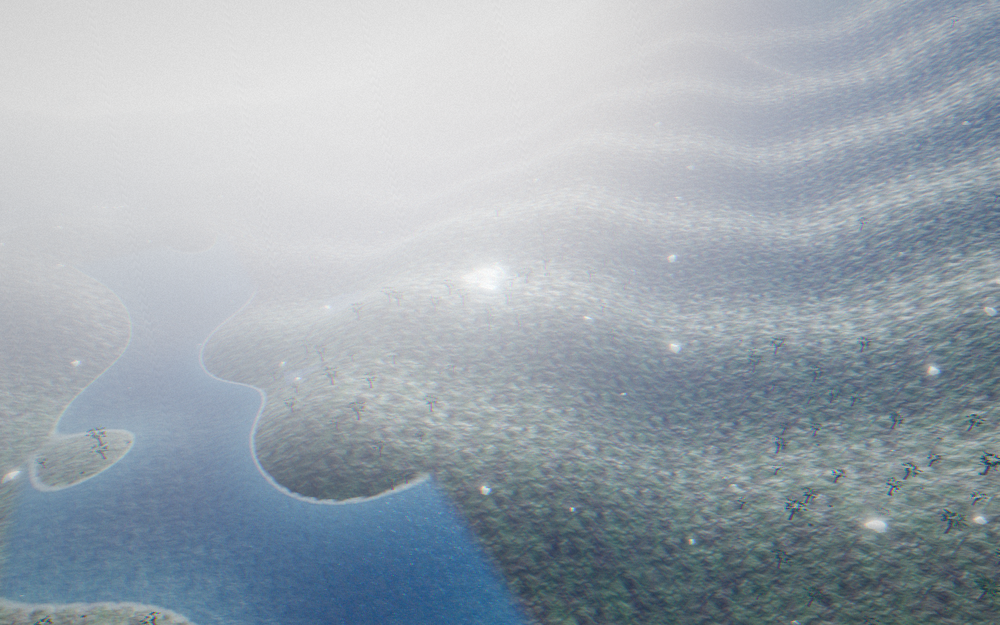
#> input picture docs/verification/phase-10/p10_cf_overview_day.png, 1000 x 625 px, shrunk from 1280 x 800 before the run, found by its file name
$ python p10_gate_audit.py
#> lines starting #> are read from the running program, lines starting #| are printed output that depends on the picture
#!/usr/bin/env python3
"""Phase 10 §8.3 gate audit — V-REG1 (cloud forest + high sierra dressing).

Per capture: clipped whites >254.5 (gate 2%, sun-disk exempt), crushed
blacks <10 (gate 10%, night exempt).

Phase 10 changed region dressing only (no post, no light rig):
  - cloud forest: §2.2 vocabulary added (rope bridge, broadleaf cards, moss,
    orchids, fallen logs, cliff flanks); pit re-materialed humus (was ashlar).
  - high sierra: §2.3 vocabulary (cairns, lichen, retaining walls, stone-lined
    channel, pottery, condor); ROGUE DirectionalLight(1.5) REMOVED (double sun).
  - J7 determinism: all region Math.random() -> seeded Mulberry32.
Expected effects under audit: hs rows darken slightly (second sun removed);
cf rows ~unchanged in energy (additive dressing only). Determinism pairs
should be near-identical up to documented scene-level motion clusters
(condor orbit + foliage wind phase, same precedent as p9).
"""
import numpy as np
from PIL import Image

D = "shots/"

def load(f):
#> called with f = 'p10_cf_overview_day.png'
    im = np.asarray(Image.open(D + f).convert("RGB"), dtype=np.float32)
    h, w, _ = im.shape
#> h = 625; w = 1000
    l = 0.2126 * im[..., 0] + 0.7152 * im[..., 1] + 0.0722 * im[..., 2]
    return im, l, h, w

def gate(name, f, night=False, note=""):
    try:
        im, l, h, w = load(f)
#> h = 625; w = 1000
    except FileNotFoundError:
        print(f"{name:26s} MISSING {f}"); return False
    clip = (l > 254.5).sum() / (h * w) * 100
#> clip = 0
    crush = (l < 10).sum() / (h * w) * 100
#> crush = 0
    ok = (clip <= 2.0 or night) and (crush <= 10.0 or night)
#> ok = True
    verdict = "PASS" if ok else "FAIL"
#> verdict = 'PASS'
    print(f"{name:26s} clip={clip:6.3f}%  crush={crush:6.2f}%  meanL={l.mean():6.1f}  {verdict}  {note}")
#| cf_overview_day            clip= 0.000%  crush=  0.00%  meanL= 166.2  PASS
    return ok

def ab(name, fa, fb, thresh=8.0, expect="move", note=""):
    try:
        _, la, ha, wa = load(fa)
        _, lb, hb, wb = load(fb)
    except FileNotFoundError as e:
        print(f"{name:26s} MISSING {e}"); return False
    if (ha, wa) != (hb, wb):
        print(f"{name:26s} SIZE MISMATCH"); return False
    d = np.abs(la - lb)
    n = d.size
    pct = (d > thresh).sum() / n * 100
    mean = d.mean()
    if expect == "move":
        ok = pct > 0.05
    else:  # confined (documented scene-level motion clusters only)
        ok = pct < 0.05
    verdict = "PASS" if ok else "FAIL"
    print(f"{name:26s} diff>{thresh:g}: {pct:6.3f}%  mean|d|={mean:5.2f}  {verdict}  {note}")
    return ok

ok = True
print("== §8.3 clip/crush gates — cloud forest (§2.2 dressing pass) ==")
ok &= gate("cf_overview_day",       "p10_cf_overview_day.png")
#> ok = True
ok &= gate("cf_overview_dawn",      "p10_cf_overview_dawn.png")
#> call 2 of load, with f = 'p10_cf_overview_dawn.png'
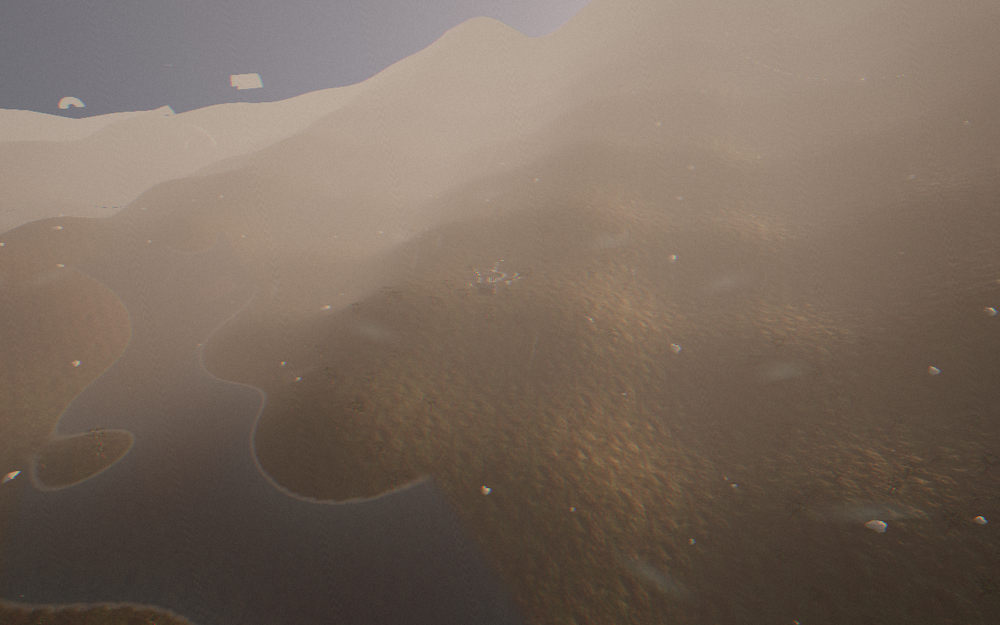
#> input picture docs/verification/phase-10/p10_cf_overview_dawn.png, 1000 x 625 px, shrunk from 1280 x 800 before the run, found by its file name
#| cf_overview_dawn           clip= 0.000%  crush=  0.00%  meanL= 108.0  PASS
ok &= gate("cf_excavated_ruin_day", "p10_cf_excavated_ruin_day.png")
#> call 3 of load, with f = 'p10_cf_excavated_ruin_day.png'
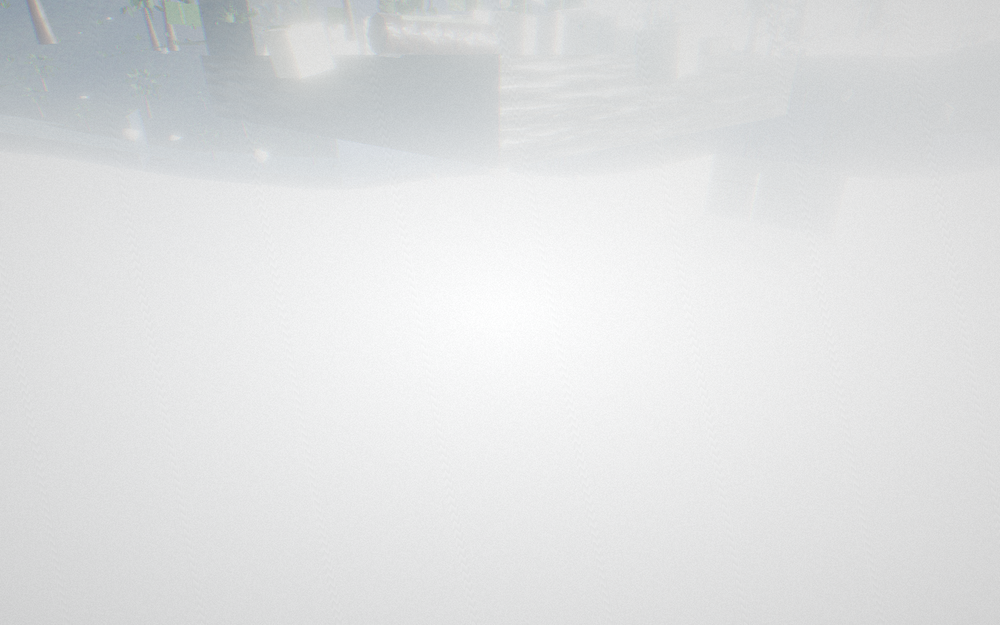
#> input picture docs/verification/phase-10/p10_cf_excavated_ruin_day.png, 1000 x 625 px, shrunk from 1280 x 800 before the run, found by its file name
#| cf_excavated_ruin_day      clip= 0.029%  crush=  0.00%  meanL= 224.4  PASS
ok &= gate("cf_lower_blockade_dawn","p10_cf_lower_blockade_dawn.png")
#> call 4 of load, with f = 'p10_cf_lower_blockade_dawn.png'
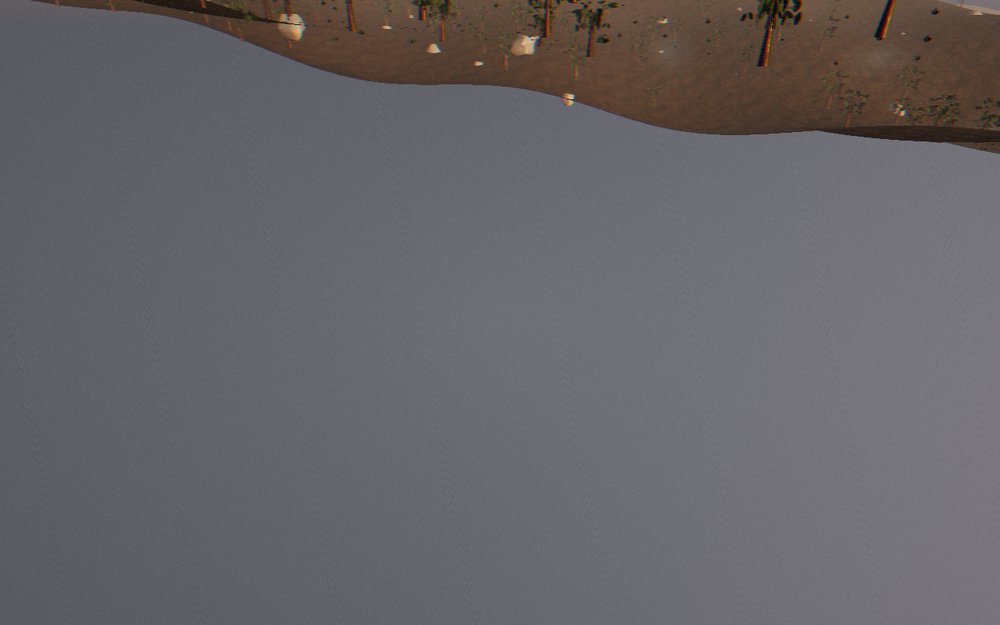
#> input picture docs/verification/phase-10/p10_cf_lower_blockade_dawn.png, 1000 x 625 px, shrunk from 1280 x 800 before the run, found by its file name
#| cf_lower_blockade_dawn     clip= 0.000%  crush=  0.01%  meanL= 100.6  PASS
ok &= gate("cf_cliff_staircase_day","p10_cf_cliff_staircase_day.png")
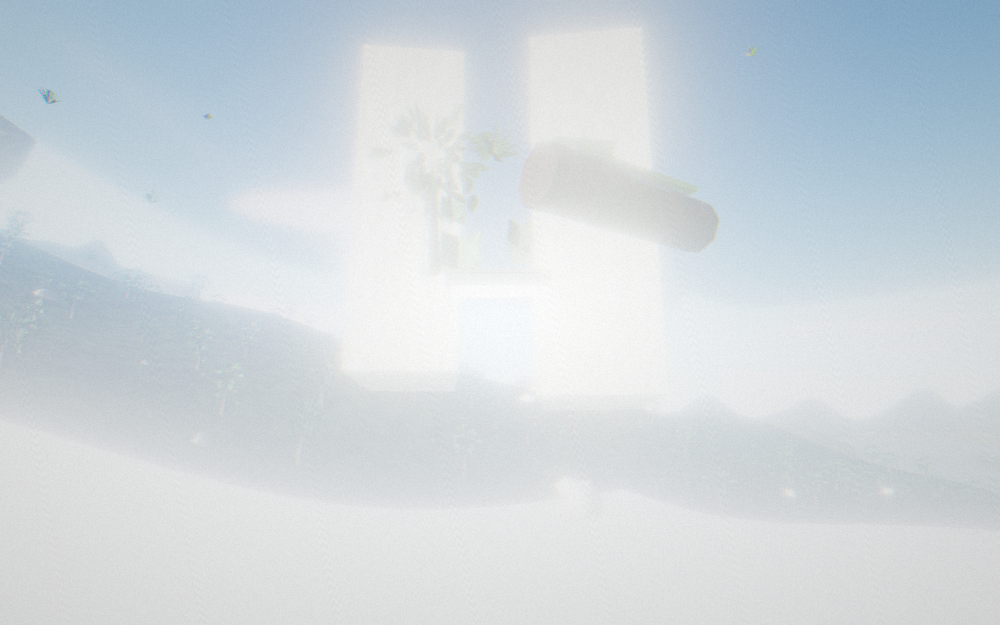
#> input picture docs/verification/phase-10/p10_cf_cliff_staircase_day.png, 1000 x 625 px, shrunk from 1280 x 800 before the run, found by its file name
#> in load (call 5), `l = 0.2126 * im[..., 0] + 0.7152 * im[..., 1] + 0.0722 * im[..., 2]`:
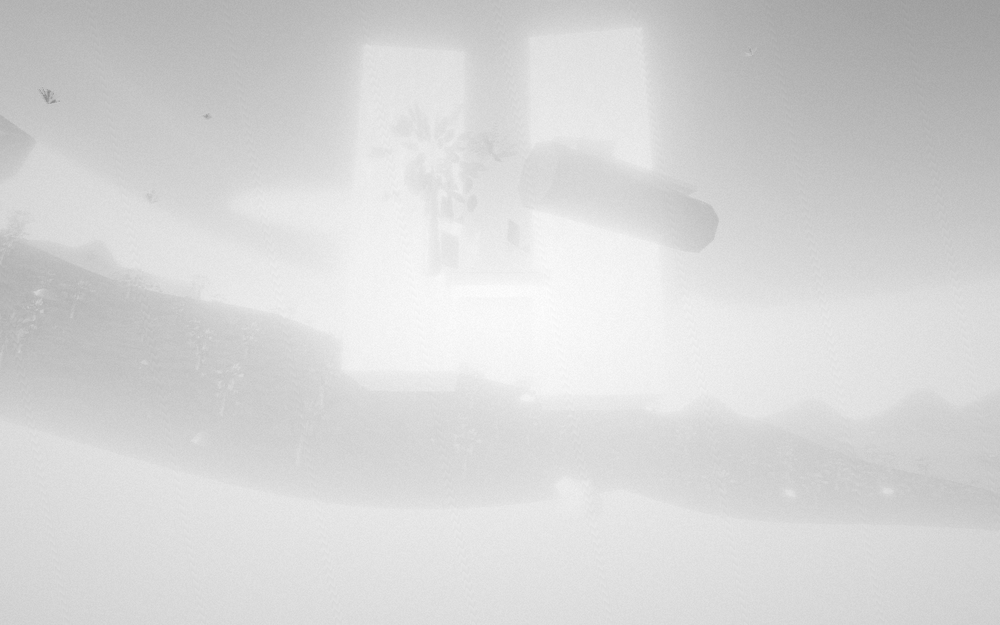
#> l: shape (625, 1000) float32; min 135.5, max 255, mean 214.2
#| cf_cliff_staircase_day     clip= 0.000%  crush=  0.00%  meanL= 214.2  PASS
ok &= gate("cf_overview_390",       "p10_cf_overview_390.png")
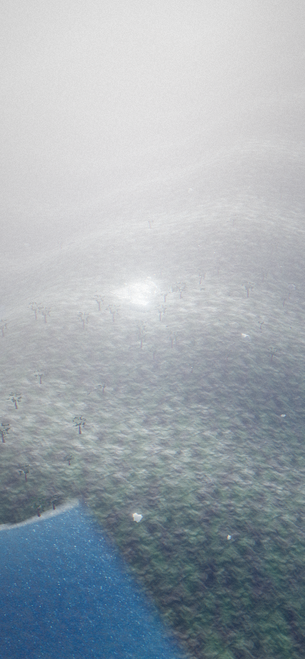
#> input picture docs/verification/phase-10/p10_cf_overview_390.png, 305 x 659 px, shrunk from 390 x 844 before the run, found by its file name
#> in load (call 6), `l = 0.2126 * im[..., 0] + 0.7152 * im[..., 1] + 0.0722 * im[..., 2]`:
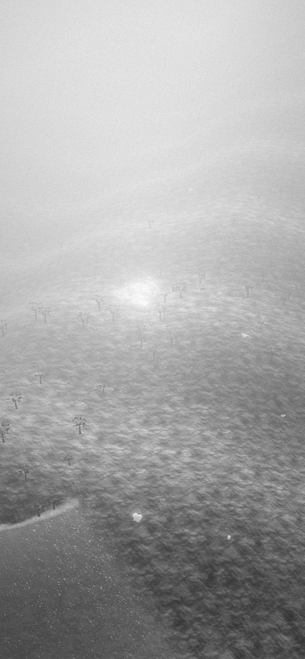
#> l: shape (659, 305) float32; min 48.61, max 252.7, mean 168
#| cf_overview_390            clip= 0.000%  crush=  0.00%  meanL= 168.0  PASS

print("== §8.3 clip/crush gates — high sierra (§2.3 dressing pass) ==")
ok &= gate("hs_overview_day",       "p10_hs_overview_day.png",
           note="(rogue double-sun removed)")
#> ok = False
ok &= gate("hs_overview_dawn",      "p10_hs_overview_dawn.png")
ok &= gate("hs_sayhuite_day",       "p10_hs_sayhuite_day.png")
ok &= gate("hs_qenko_day",          "p10_hs_qenko_day.png")
ok &= gate("hs_paqarina_dawn",      "p10_hs_paqarina_dawn.png")
ok &= gate("hs_overview_390",       "p10_hs_overview_390.png")

print("== defect ② attribution probe: rogue DirectionalLight(1.5) force-added at build ==")
ok &= ab("hs_overview probe vs fixed", "p10_probe_doublesun.png", "p10_hs_overview_day.png",
         expect="move", note="(probe meanL 191.1 vs 185.6 — the over-grade removed)")
print("   (p10pre_* captures are frame-identical to post: the defect only")
print("    manifested on region ENTER — regionManager tracks the CHARACTER,")
print("    which is hidden at spawn in shot mode, so onEnterRegion never fires.")

print("== J7 determinism pairs (same URL, separate page loads) ==")
ok &= ab("cf_overview det A/B", "p10_cf_overview_day.png", "p10_cf_det_repeat.png",
         expect="confined", note="(seeded placement; wind-phase cluster exempt)")
ok &= ab("hs_overview det A/B", "p10_hs_overview_day.png", "p10_hs_det_repeat.png",
         expect="confined", note="(condor orbit + wind cluster, documented)")

print()
print("ALL PASS" if ok else "FAILURES PRESENT")
#| FAILURES PRESENT
